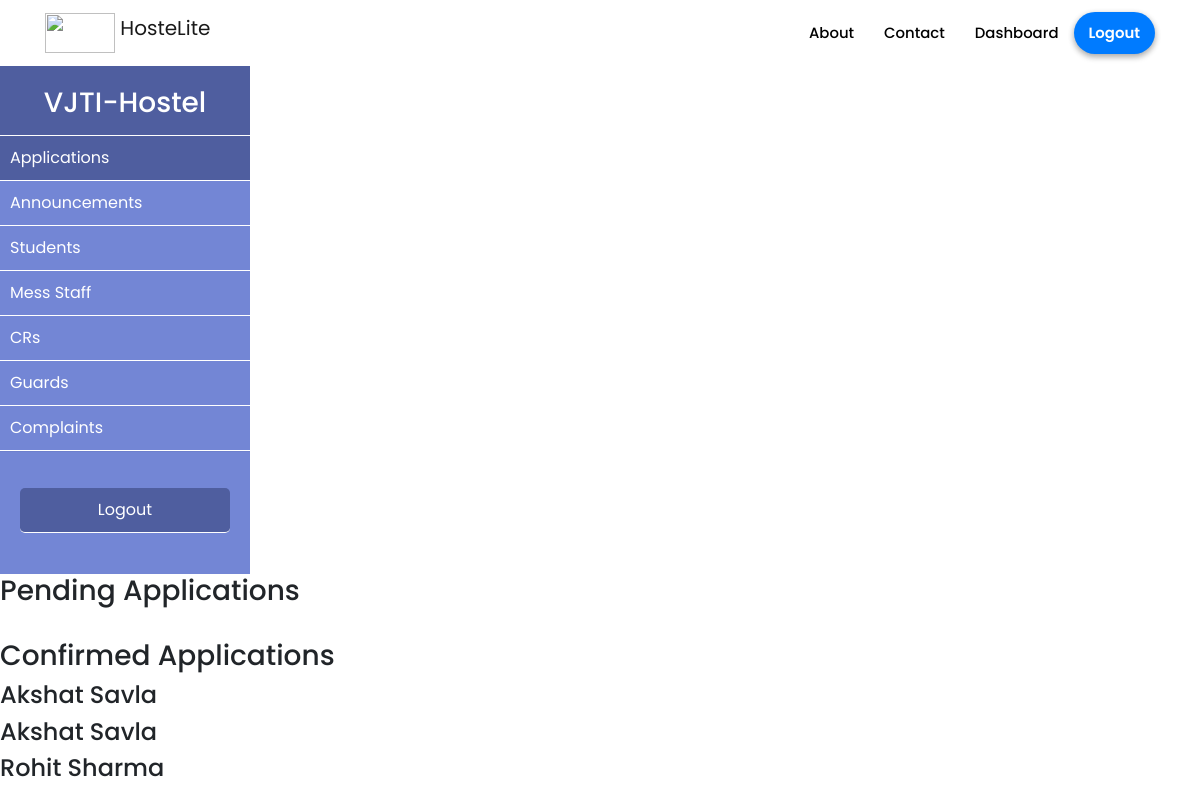
/admin/applications (signed in), run on an earlier commit of the app's database.
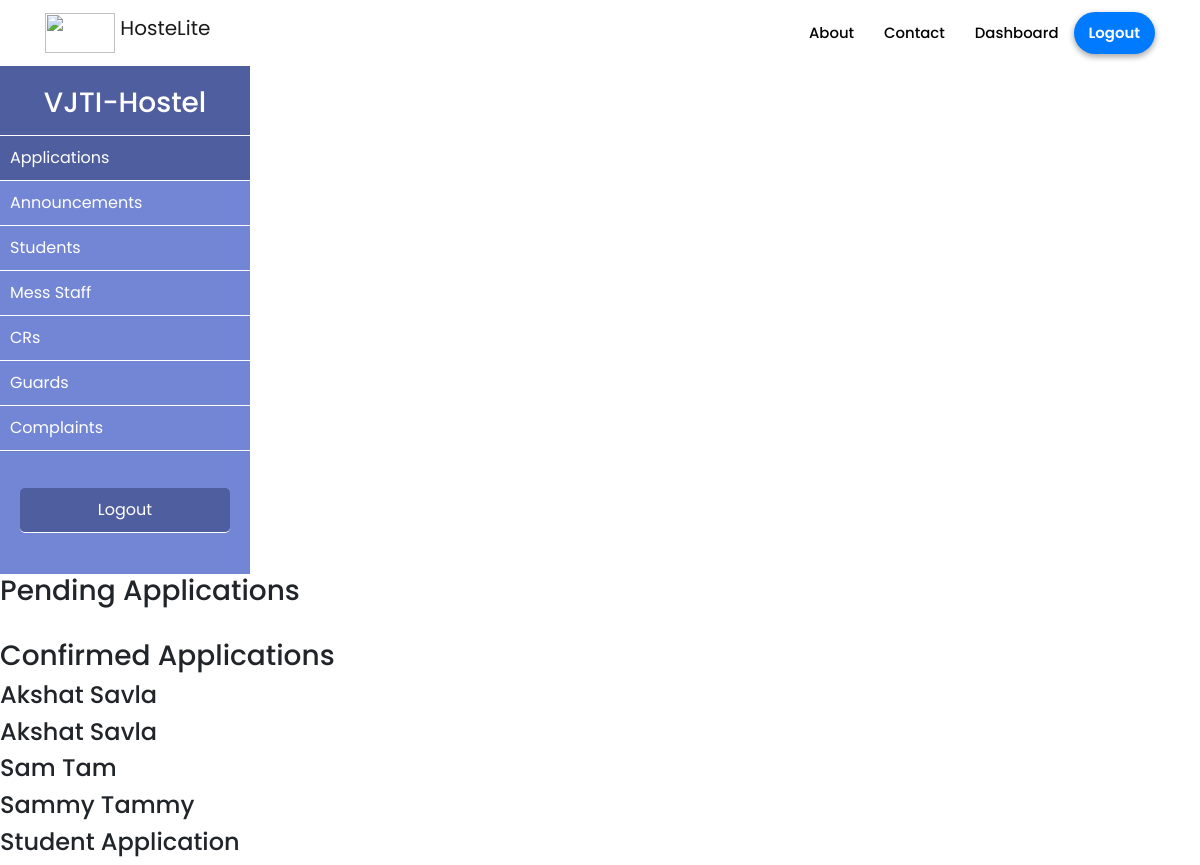
And on a later commit of the database.
### hostelmanagement/models.py (models this page shows, shortened)
class Application(db.Model):
    id = db.Column(db.Integer, primary_key=True)
    college_id = db.Column(db.String(9), unique=True, nullable=False)
    firstname = db.Column(db.String(20), nullable=False)
    lastname = db.Column(db.String(20), nullable=False)
    email = db.Column(db.String(120), unique=True, nullable=False)
    phone = db.Column(db.String(10), unique=True, nullable=False)
    address = db.Column(db.Text, nullable=False)
    city = db.Column(db.String(10), nullable=False)
    income = db.Column(db.Integer, nullable=False)
    course = db.Column(db.String(20),nullable=False)
    department = db.Column(db.String(20), nullable=False)
    date_posted = db.Column(db.DateTime, nullable=False, default=datetime.utcnow)
    status = db.Column(db.Integer, nullable=False, default=0)

### hostelmanagement/routes.py (the view)
@app.route('/admin/applications')
@login_required
def display_applications():
    pending_apps = Application.query.filter_by(status=0)
    confirmed_apps = Application.query.filter_by(status=1)
    return render_template('admin/applications.html',title='Application', pending_apps=pending_apps, confirmed_apps = confirmed_apps)

### hostelmanagement/models.py (called while the page is built)
@login_manager.user_loader
def load_user(user_id):
    return User.query.get(int(user_id))

### hostelmanagement/templates/admin/applications.html (shortened to what this page needs)
{% extends 'admin/admin_layout.html' %}
{% block admin_applications %}active{% endblock %}
{% block admin_content %}
    <h3>Pending Applications</h3>
        <br>
    <h3>Confirmed Applications</h3>
        {% if confirmed_apps %}
            {% for confirmed_app in confirmed_apps %}
                <h4>{{confirmed_app.firstname}} {{confirmed_app.lastname}}</h4>
            {% endfor %}
        {% else %}
            <h3>No Confirmed Applications</h3>
        {% endif %}
{% endblock admin_content%}

What changed in the data, as far as the page shows it:
removed Application: firstname "Rohit", lastname "Sharma"
added Application: firstname "Sam", lastname "Tam"
added Application: firstname "Sammy", lastname "Tammy"
added Application: firstname "Student", lastname "Application"
